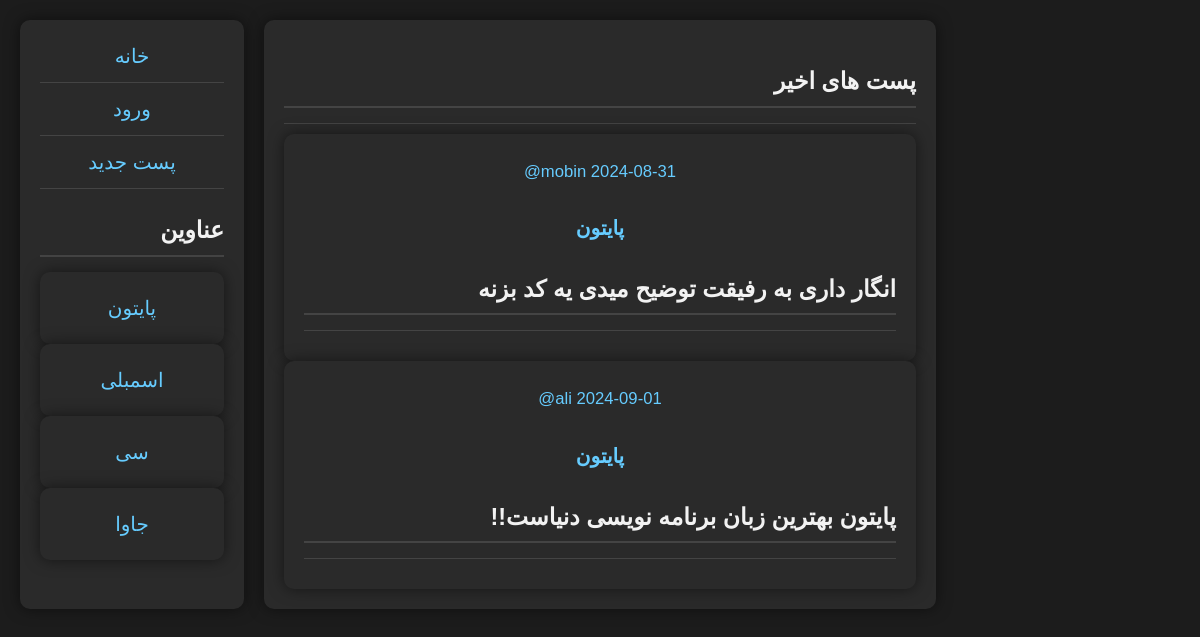
Page /پایتون on the committed database.
### app.py (models this page shows, shortened)
class Post(db.Model):
    __tablename__ = 'post'
    id = db.Column(db.Integer, primary_key=True)
    user_id = db.Column(db.Integer, db.ForeignKey('user.id'))
    host = db.relationship('User', back_populates='posts')
    topic = db.Column(db.String(20), nullable=True)# unique=True,
    description = db.Column(db.Text, unique=True, nullable=True)
    comments = db.relationship('Comment', back_populates='post')
    created = db.Column(db.DateTime, default=datetime.now)

class User(db.Model):
    __tablename__ = 'user'
    id = db.Column(db.Integer, primary_key=True)
    email = db.Column(db.String(50), unique=True, nullable=False)
    username = db.Column(db.String(80), unique=True, nullable=False)
    password = db.Column(db.String(80), unique=True, nullable=False)
    posts = db.relationship('Post', back_populates='host')
    comments = db.relationship('Comment', back_populates='person')

### app.py (the view)
@app.route('/<subject>')
def filter(subject):
    filtered_posts = Post.query.filter_by(topic=subject)
    posts_ = Post.query.order_by(Post.created.desc()).all()
    posts = []
    for post in posts_:
        if post.topic not in posts:
            posts.append(post.topic)
    return render_template('filter-post.html', filtered_posts=filtered_posts, posts=posts)

### templates/filter-post.html (shortened to what this page needs)
{% extends 'main.html' %}
{% block body %}
  <div>
    <h3>پست های اخیر</h3>
    <hr>
    {% for filtered_post in filtered_posts %}
    <a href="{{ url_for('show_post', post_id = filtered_post.id)}}">
        <div>
          <small>@{{filtered_post.host.username}} {{filtered_post.created.strftime('%Y-%m-%d')}}</small>
          <h4>{{filtered_post.topic}}</h4>
          <h3>{{filtered_post.description}}</h3>
          <hr>
        </div>
    {% endfor %}
  </div>
{% endblock body %}

### templates/main.html (shortened to what this page needs)
<!DOCTYPE html>
<html>
<head>
</head>
<body>
    {% include 'messages.html' %}
    <div class="home-container">
        <div>
            <a href="/">خانه</a>
            <hr>
            {% if session.is_login %}
                <a href="/profile">پروفایل</a>
                <hr>
                <a href="/log-out">خروج</a>
                <hr>
            {% else %}
                <a href="/login">ورود</a>
                <hr>
            {% endif %}
            <a href="/create-post">پست جدید</a>
            <hr>
            <h3>عناوین</h3>
            {% for post in posts %}
                <div>
                    <a href="{{ url_for('filter', subject=post) }}">{{ post }}</a>
                </div>
            {% endfor %}
        </div>
        {% block body %}{% endblock body %}
    </div>
</body>
</html>

### templates/main.html (style rules this page uses)
body { background-color: #1c1c1c; color: #e0e0e0; font-family: 'Arial', sans-serif; margin: 0; padding: 0; line-height: 1.6; text-align: center; }
a { color: #66ccff; text-decoration: none; transition: color 0.3s ease; }
.home-container { display: grid; grid-template-columns: 1fr 3fr 1fr; gap: 20px; padding: 20px; max-width: 1200px; margin: 0 auto; }
.home-container div { background-color: #2a2a2a; padding: 20px; border-radius: 10px; box-shadow: 0 0 15px rgba(0, 0, 0, 0.5); text-align: center; }
.home-container h3 { color: #f2f2f2; margin-bottom: 15px; border-bottom: 2px solid #444; padding-bottom: 5px; text-align: right; }
hr { border: none; border-top: 1px solid #444; margin: 10px 0; }

### templates/filter-post.html (style rules this page uses)
body { font-size: 20px; }

### rows in the picture
Post: topic "پایتون", host.username "ali", created "2024-09-01", description "!!پایتون بهترین زبان برنامه نویسی دنیاست"
Post: topic "اسمبلی"
Post: topic "سی"
Post: topic "جاوا"
Post: host.username "mobin", created "2024-08-31", topic "پایتون", description "انگار داری به رفیقت توضیح میدی یه کد بزنه"
